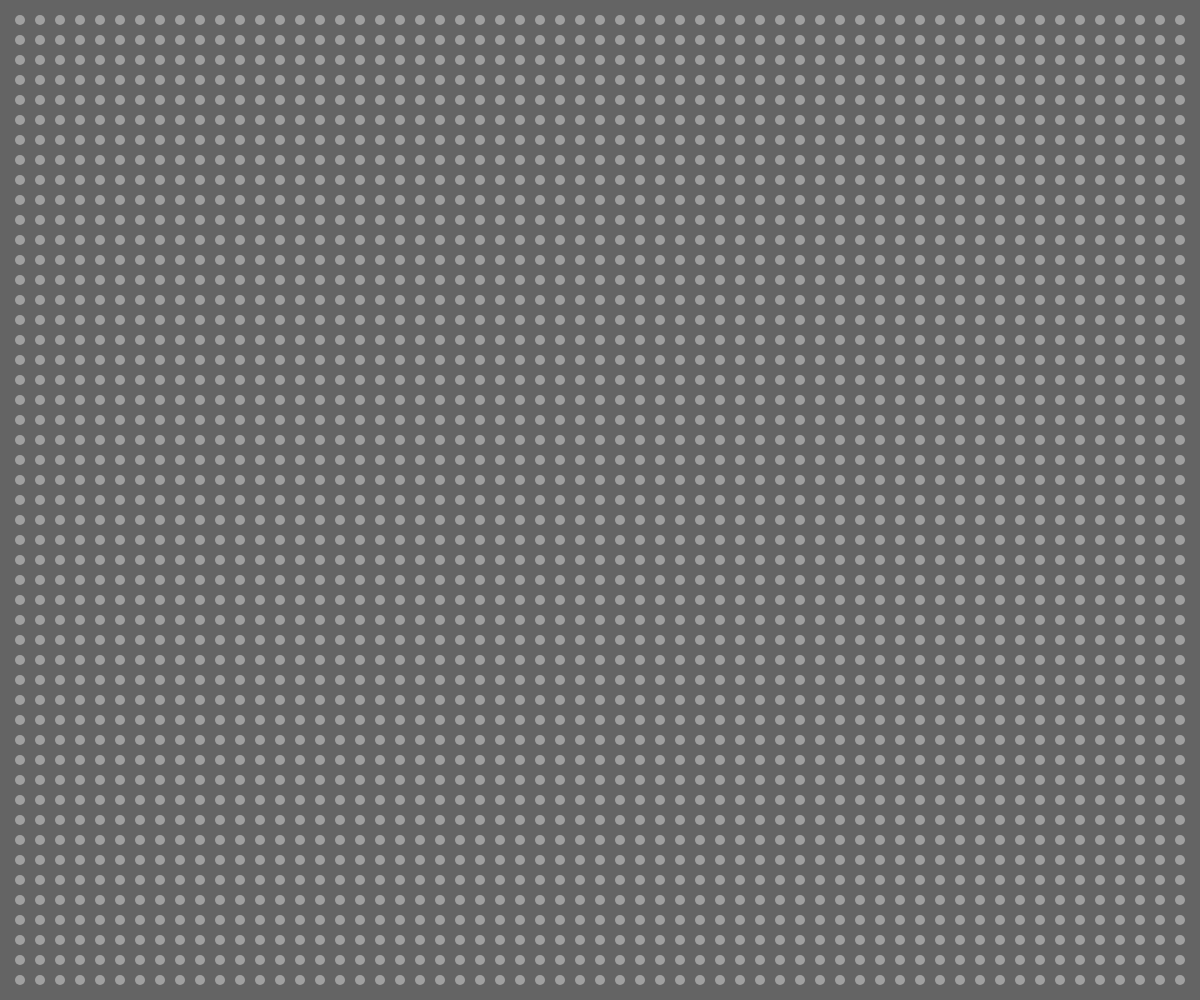
Frame 1 (no input)
Frame 60 (no input): identical to frame 1, image omitted
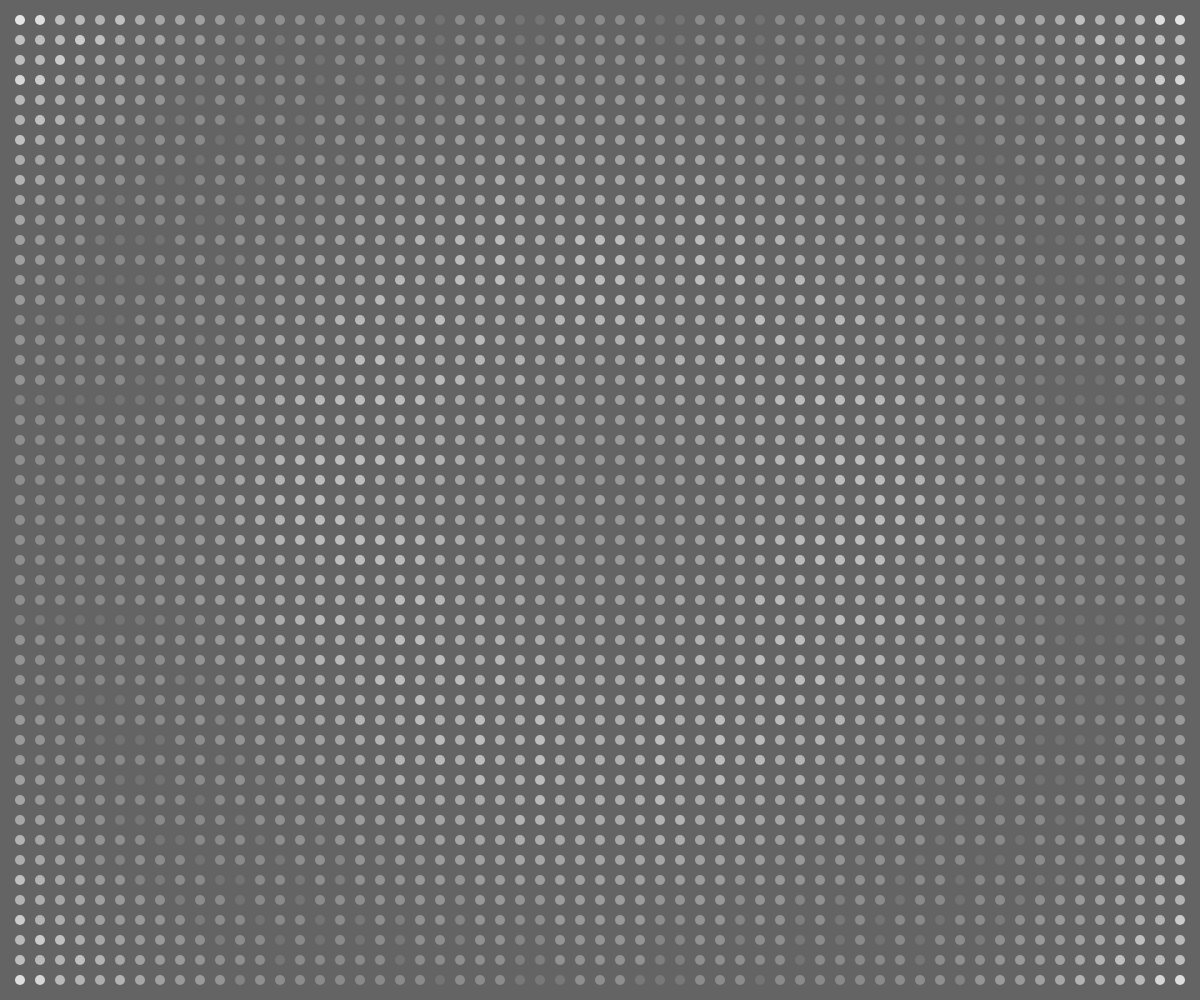
Frame 120 (the mouse pressed at the canvas centre since frame 60)

The p5.js sketch that drew these frames (run headless with seeded random() and noise() and a simulated clock; from frame 60 on, the mouse is pressed at the canvas centre):

// p5.js sketch
// ── sketch.js
let water = []
let ripples = []
// let change = []

function setup() {
  createCanvas(windowWidth, windowHeight);
  noStroke();
  for (j = 20; j < height; j += 20) {
    for (i = 20; i < width; i += 20) {
      water.push(new Particle(i, j))
    }
  }
}

function draw() {
  background(100);

  for (i = 0; i < water.length; i++) {

    if (ripples.length > 0) {
      for (j = 0; j < ripples.length; j++) {
      ripples[j].update();
      water[i].applyForce(ripples[j]);
      }
      if(ripples[0].d>width){
         ripples.shift()
         }
    }
    water[i].applyTension();
    water[i].update();
    water[i].render();
  }

  // console.log(change.length)
}

function mousePressed() {
    ripples.push(new Ripple(mouseX, mouseY));
  // ripples[0] = new Ripple(mouseX, mouseY);
}


class Particle {
  constructor(x, y) {
    this.pos = createVector(x, y);
    this.amp = 0;
    this.v = 0
    this.a = 0
    this.m = 10;
    this.c = color(255, 100);
  }
  /*
  applyForce(force) {
    //f = ma
    let f = p5.Vector.div(force, this.m);
    this.a.add(f);
  }

    update() {
      this.v = this.v.add(this.a);
      this.pos = this.pos.add(this.v);
      this.a.mult(0);
    }
  */

  applyForce(r) {

    // if (dist(r.x, r.y, this.pos.x, this.pos.y) - r.d > 0 && dist(r.x, r.y, this.pos.x, this.pos.y) - r.d < r.l) {
    if (dist(r.x, r.y, this.pos.x, this.pos.y) - r.d >0 &&dist(r.x, r.y, this.pos.x, this.pos.y) - r.d < 25) {
      this.a = -1.2
    } else {
      this.a = 0
    }
  }

  applyTension() {
    this.a = this.a + (this.amp * -0.05) + (this.v * -0.06)
  }

  update() {
    // console.log(this.a)
    this.v = this.v + this.a
    this.amp = this.amp + this.v;
    this.a = 0;
  }

  render() {
    this.c.setAlpha(100 + this.amp * 20);
    fill(this.c);
    ellipse(this.pos.x, this.pos.y, 10, 10);
  }

  edge() {
    if (this.pos.x > width - 5) {
      this.pos.x = width - 5;
      this.v.x *= -1;
    } else if (this.pos.x < 5) {
      this.v.x *= -1;
      this.pos.x = 5;
    }
    if (this.pos.y > height - 5) {
      this.v.y *= -1;
      this.pos.y = height - 5;
    }
  }
}

class Ripple {
  constructor(mX, mY) {
    this.x = mX
    this.y = mY
    this.t = 0
    this.v = 1 / 150
    this.l = 30
    this.d = 0
  }
  update() {
    this.t++
    this.d = this.t * this.v

  }
}
